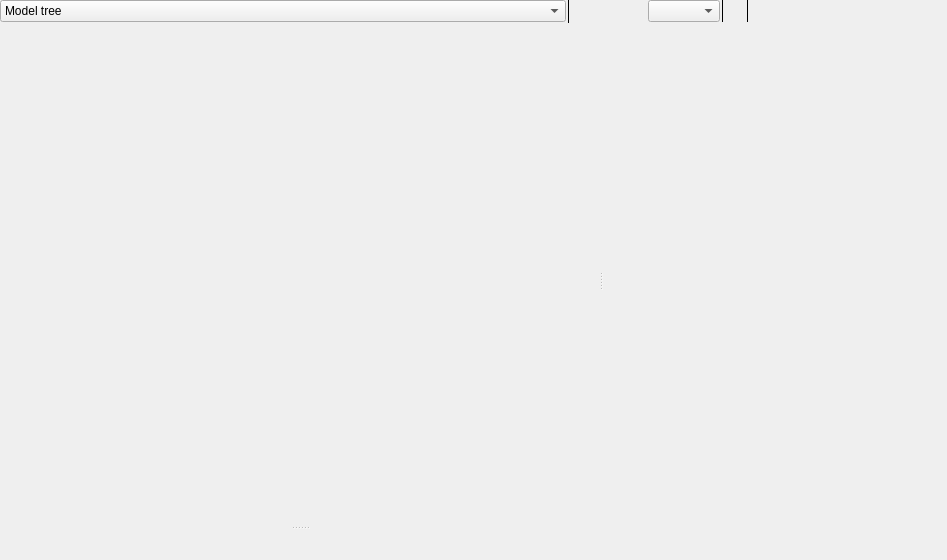
<?xml version="1.0" encoding="UTF-8"?>
<ui version="4.0">
 <class>Mayo::WidgetMainControl</class>
 <widget class="QWidget" name="Mayo::WidgetMainControl">
  <property name="geometry">
   <rect>
    <x>0</x>
    <y>0</y>
    <width>947</width>
    <height>560</height>
   </rect>
  </property>
  <property name="windowTitle">
   <string>Form</string>
  </property>
  <layout class="QVBoxLayout" name="verticalLayout_4">
   <property name="leftMargin">
    <number>0</number>
   </property>
   <property name="topMargin">
    <number>0</number>
   </property>
   <property name="rightMargin">
    <number>0</number>
   </property>
   <property name="bottomMargin">
    <number>0</number>
   </property>
   <item>
    <widget class="QSplitter" name="splitter_Main">
     <property name="orientation">
      <enum>Qt::Horizontal</enum>
     </property>
     <property name="childrenCollapsible">
      <bool>false</bool>
     </property>
     <widget class="QWidget" name="widget_Left" native="true">
      <layout class="QHBoxLayout" name="horizontalLayout_3">
       <property name="spacing">
        <number>0</number>
       </property>
       <property name="leftMargin">
        <number>0</number>
       </property>
       <property name="topMargin">
        <number>0</number>
       </property>
       <property name="rightMargin">
        <number>0</number>
       </property>
       <property name="bottomMargin">
        <number>0</number>
       </property>
       <item>
        <widget class="QWidget" name="widget_LeftContents" native="true">
         <layout class="QVBoxLayout" name="verticalLayout_5">
          <property name="spacing">
           <number>0</number>
          </property>
          <property name="leftMargin">
           <number>0</number>
          </property>
          <property name="topMargin">
           <number>0</number>
          </property>
          <property name="rightMargin">
           <number>0</number>
          </property>
          <property name="bottomMargin">
           <number>0</number>
          </property>
          <item>
           <widget class="QWidget" name="widget_LeftHeader" native="true">
            <layout class="QHBoxLayout" name="Layout_WidgetLeftHeader">
             <property name="spacing">
              <number>1</number>
             </property>
             <property name="leftMargin">
              <number>0</number>
             </property>
             <property name="topMargin">
              <number>0</number>
             </property>
             <property name="rightMargin">
              <number>4</number>
             </property>
             <property name="bottomMargin">
              <number>0</number>
             </property>
             <item>
              <widget class="QComboBox" name="combo_LeftContents">
               <property name="sizePolicy">
                <sizepolicy hsizetype="Preferred" vsizetype="Fixed">
                 <horstretch>1</horstretch>
                 <verstretch>0</verstretch>
                </sizepolicy>
               </property>
               <property name="minimumSize">
                <size>
                 <width>0</width>
                 <height>22</height>
                </size>
               </property>
               <item>
                <property name="text">
                 <string>Model tree</string>
                </property>
               </item>
               <item>
                <property name="text">
                 <string>Opened documents</string>
                </property>
               </item>
               <item>
                <property name="text">
                 <string>File system</string>
                </property>
               </item>
              </widget>
             </item>
             <item>
              <widget class="Line" name="line_SeparatorComboLeftContents">
               <property name="frameShadow">
                <enum>QFrame::Plain</enum>
               </property>
               <property name="orientation">
                <enum>Qt::Vertical</enum>
               </property>
              </widget>
             </item>
             <item>
              <widget class="QToolButton" name="btn_CloseLeftSideBar">
               <property name="toolTip">
                <string>Close Left Side Bar</string>
               </property>
               <property name="icon">
                <iconset>
                 <normaloff>:/images/themes/classic/left-arrow-cross_16.png</normaloff>:/images/themes/classic/left-arrow-cross_16.png</iconset>
               </property>
               <property name="autoRaise">
                <bool>true</bool>
               </property>
              </widget>
             </item>
            </layout>
           </widget>
          </item>
          <item>
           <widget class="QStackedWidget" name="stack_LeftContents">
            <property name="currentIndex">
             <number>0</number>
            </property>
            <widget class="QWidget" name="page_ModelTree">
             <layout class="QVBoxLayout" name="verticalLayout_2">
              <property name="leftMargin">
               <number>0</number>
              </property>
              <property name="topMargin">
               <number>0</number>
              </property>
              <property name="rightMargin">
               <number>0</number>
              </property>
              <property name="bottomMargin">
               <number>0</number>
              </property>
              <item>
               <widget class="QSplitter" name="splitter_ModelTree">
                <property name="orientation">
                 <enum>Qt::Vertical</enum>
                </property>
                <widget class="WidgetModelTree" name="widget_ModelTree" native="true">
                 <property name="sizePolicy">
                  <sizepolicy hsizetype="Preferred" vsizetype="Preferred">
                   <horstretch>0</horstretch>
                   <verstretch>1</verstretch>
                  </sizepolicy>
                 </property>
                </widget>
                <widget class="WidgetPropertiesEditor" name="widget_Properties" native="true"/>
               </widget>
              </item>
             </layout>
            </widget>
            <widget class="QWidget" name="page_OpenedDocuments">
             <layout class="QVBoxLayout" name="verticalLayout_6">
              <property name="leftMargin">
               <number>0</number>
              </property>
              <property name="topMargin">
               <number>0</number>
              </property>
              <property name="rightMargin">
               <number>0</number>
              </property>
              <property name="bottomMargin">
               <number>0</number>
              </property>
              <item>
               <widget class="QListView" name="listView_OpenedDocuments">
                <property name="horizontalScrollBarPolicy">
                 <enum>Qt::ScrollBarAlwaysOff</enum>
                </property>
                <property name="editTriggers">
                 <set>QAbstractItemView::NoEditTriggers</set>
                </property>
                <property name="textElideMode">
                 <enum>Qt::ElideMiddle</enum>
                </property>
               </widget>
              </item>
             </layout>
            </widget>
            <widget class="QWidget" name="page_FileSystem">
             <layout class="QVBoxLayout" name="verticalLayout_3">
              <property name="leftMargin">
               <number>0</number>
              </property>
              <property name="topMargin">
               <number>0</number>
              </property>
              <property name="rightMargin">
               <number>0</number>
              </property>
              <property name="bottomMargin">
               <number>0</number>
              </property>
              <item>
               <widget class="WidgetFileSystem" name="widget_FileSystem" native="true"/>
              </item>
             </layout>
            </widget>
           </widget>
          </item>
         </layout>
        </widget>
       </item>
      </layout>
     </widget>
     <widget class="QWidget" name="widget_Right" native="true">
      <layout class="QVBoxLayout" name="verticalLayout">
       <property name="spacing">
        <number>0</number>
       </property>
       <property name="leftMargin">
        <number>1</number>
       </property>
       <property name="topMargin">
        <number>0</number>
       </property>
       <property name="rightMargin">
        <number>0</number>
       </property>
       <property name="bottomMargin">
        <number>1</number>
       </property>
       <item>
        <widget class="QWidget" name="widget_ControlGuiDocuments" native="true">
         <layout class="QHBoxLayout" name="horizontalLayout">
          <property name="spacing">
           <number>1</number>
          </property>
          <property name="leftMargin">
           <number>2</number>
          </property>
          <property name="topMargin">
           <number>0</number>
          </property>
          <property name="rightMargin">
           <number>0</number>
          </property>
          <property name="bottomMargin">
           <number>0</number>
          </property>
          <item>
           <widget class="QToolButton" name="btn_PreviousGuiDocument">
            <property name="icon">
             <iconset>
              <normaloff>:/images/themes/classic/back_32.png</normaloff>:/images/themes/classic/back_32.png</iconset>
            </property>
            <property name="iconSize">
             <size>
              <width>12</width>
              <height>12</height>
             </size>
            </property>
            <property name="autoRaise">
             <bool>true</bool>
            </property>
           </widget>
          </item>
          <item>
           <widget class="QToolButton" name="btn_NextGuiDocument">
            <property name="icon">
             <iconset>
              <normaloff>:/images/themes/classic/next_32.png</normaloff>:/images/themes/classic/next_32.png</iconset>
            </property>
            <property name="iconSize">
             <size>
              <width>12</width>
              <height>12</height>
             </size>
            </property>
            <property name="autoRaise">
             <bool>true</bool>
            </property>
           </widget>
          </item>
          <item>
           <widget class="QComboBox" name="combo_GuiDocuments">
            <property name="minimumSize">
             <size>
              <width>0</width>
              <height>22</height>
             </size>
            </property>
            <property name="sizeAdjustPolicy">
             <enum>QComboBox::AdjustToContents</enum>
            </property>
           </widget>
          </item>
          <item>
           <widget class="Line" name="line">
            <property name="frameShadow">
             <enum>QFrame::Plain</enum>
            </property>
            <property name="orientation">
             <enum>Qt::Vertical</enum>
            </property>
           </widget>
          </item>
          <item>
           <widget class="QToolButton" name="btn_CloseGuiDocument">
            <property name="icon">
             <iconset>
              <normaloff>:/images/themes/classic/cross_32.png</normaloff>:/images/themes/classic/cross_32.png</iconset>
            </property>
            <property name="iconSize">
             <size>
              <width>12</width>
              <height>12</height>
             </size>
            </property>
            <property name="autoRaise">
             <bool>true</bool>
            </property>
           </widget>
          </item>
          <item>
           <widget class="Line" name="line_2">
            <property name="frameShadow">
             <enum>QFrame::Plain</enum>
            </property>
            <property name="orientation">
             <enum>Qt::Vertical</enum>
            </property>
           </widget>
          </item>
          <item>
           <widget class="QWidget" name="widget_Spacer" native="true">
            <property name="sizePolicy">
             <sizepolicy hsizetype="Preferred" vsizetype="Preferred">
              <horstretch>1</horstretch>
              <verstretch>0</verstretch>
             </sizepolicy>
            </property>
           </widget>
          </item>
         </layout>
        </widget>
       </item>
       <item>
        <widget class="QStackedWidget" name="stack_GuiDocuments">
         <property name="sizePolicy">
          <sizepolicy hsizetype="Expanding" vsizetype="Expanding">
           <horstretch>2</horstretch>
           <verstretch>0</verstretch>
          </sizepolicy>
         </property>
        </widget>
       </item>
      </layout>
     </widget>
    </widget>
   </item>
  </layout>
 </widget>
 <customwidgets>
  <customwidget>
   <class>WidgetModelTree</class>
   <extends>QWidget</extends>
   <header>widget_model_tree.h</header>
   <container>1</container>
  </customwidget>
  <customwidget>
   <class>WidgetFileSystem</class>
   <extends>QWidget</extends>
   <header>widget_file_system.h</header>
   <container>1</container>
  </customwidget>
  <customwidget>
   <class>WidgetPropertiesEditor</class>
   <extends>QWidget</extends>
   <header>widget_properties_editor.h</header>
   <container>1</container>
  </customwidget>
 </customwidgets>
 <resources/>
 <connections/>
</ui>
